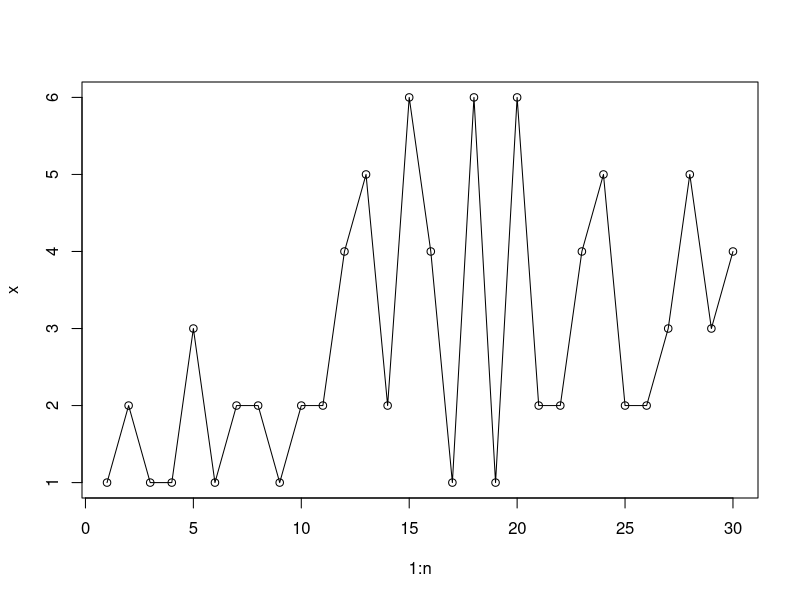
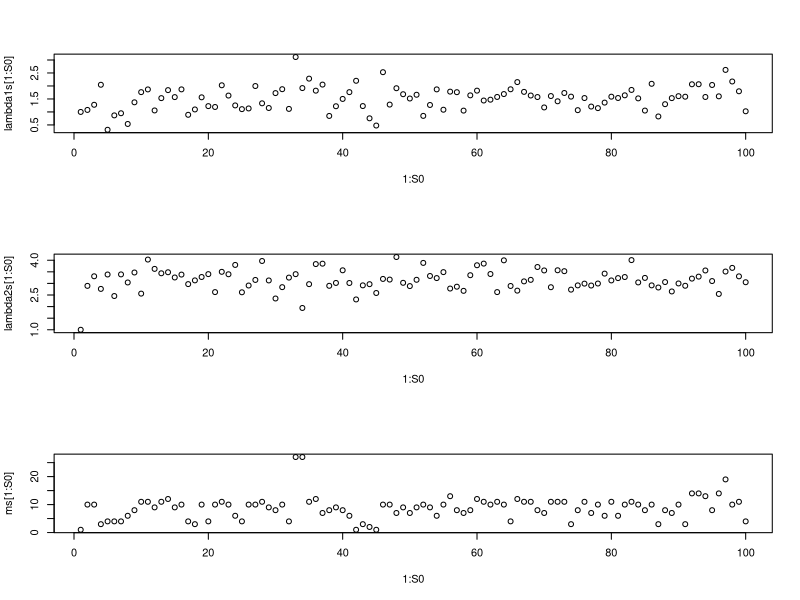
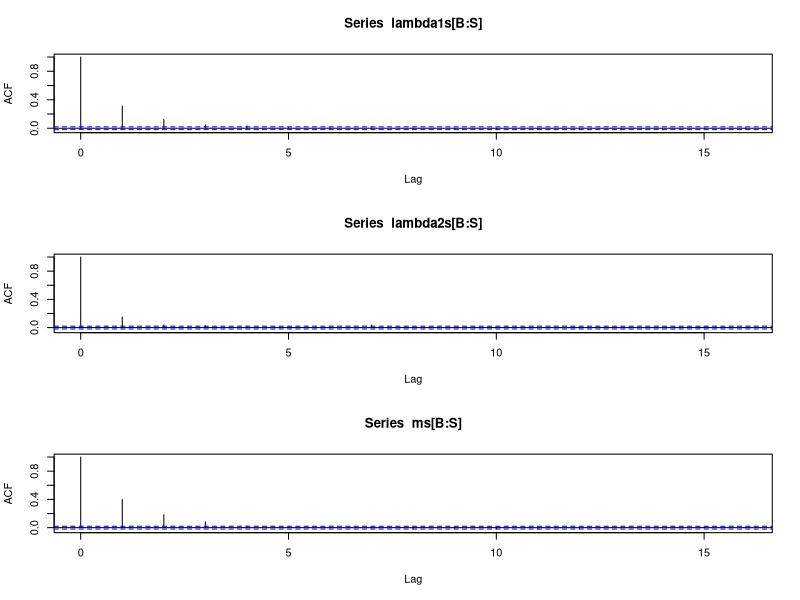
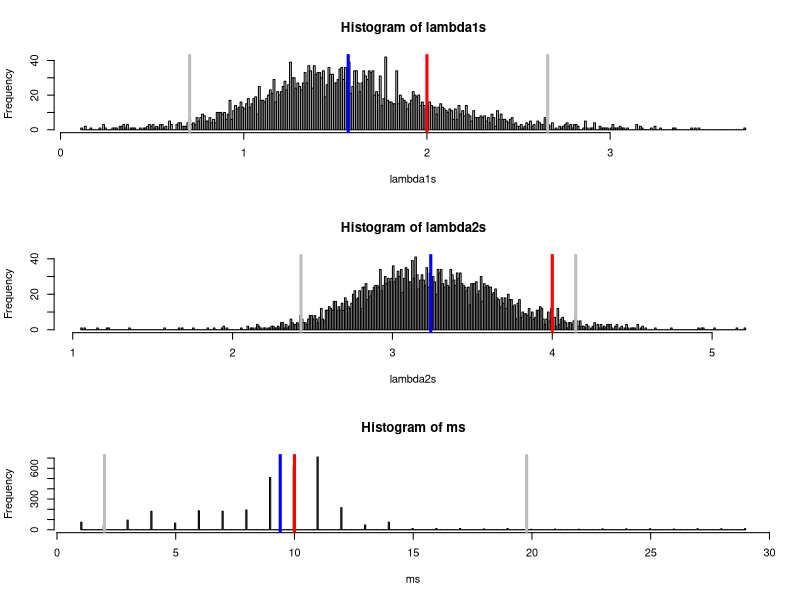

These charts were generated, in order, by the following R code:
set.seed(1900)
n = 30

true_lambda_1 = 2
true_lambda_2 = 4
true_m = 10


x = rpois(true_m, true_lambda_1)
x = c(x, rpois(n - true_m, true_lambda_2))

par(mfrow = c(1, 1))
plot(1 : n, x, type = "o")
#plot

## hyperparams
alpha = 1
beta = 1

#chains
S = 10000
lambda1s = array(NA, S)
lambda2s = array(NA, S)
ms = array(NA, S)
#start positions
lambda1s[1] = 1
lambda2s[1] = 1
ms[1] = 1

for (t in 2 : S){
	m = ms[t - 1]
	lambda1 = rgamma(1, alpha + sum(x[1 : m]), m + beta)
	lambda2 = rgamma(1, alpha + sum(x[(m + 1) : n]), n - m + beta)
	
	#now we need to calculate all the m dist
	ln_p_m = function(m){
		if (m == 0){			
			sum(x[1 : n]) * log(lambda2)
		} else if (m == n){
			(lambda2 - lambda1) * m + sum(x[1 : m]) * log(lambda1)
		} else {
			(lambda2 - lambda1) * m + sum(x[1 : m]) * log(lambda1) + sum(x[(m + 1) : n]) * log(lambda2)
		}			
	}
	ln_m_dist = array(NA, n - 1)
	for (m in 1 : (n - 1)){
		ln_m_dist[m] = ln_p_m(m)
	}
	ln_m_dist	
	ln_m_dist = ln_m_dist - max(ln_m_dist)
	m_dist = exp(ln_m_dist) / sum(exp(ln_m_dist))
	
	
	lambda1s[t] = lambda1
	lambda2s[t] = lambda2
	ms[t] = sample(1 : (n - 1), 1, prob = m_dist)
}



###assess convergence
par(mfrow = c(3, 1))
S0 = 100
plot(1 : S0, lambda1s[1 : S0])
# abline(h = mean(lambda1s[B : S0]), col = "blue")
# abline(h = true_lambda_1, col = "red")
# abline(v = B, col = "grey")

plot(1 : S0, lambda2s[1 : S0])
# abline(h = mean(lambda2s[B : S0]), col = "blue")
# abline(h = true_lambda_2, col = "red")
# abline(v = B, col = "grey")

plot(1 : S0, ms[1 : S0])
# abline(h = mean(ms[B : S0]), col = "blue")
# abline(h = sqrt(true_m), col = "red")
# abline(v = B, col = "grey")
#plot
B = 10

##assess autocorrelation

par(mfrow = c(3, 1))

acf(lambda1s[B : S], xlim = c(0, 16))
acf(lambda2s[B : S], xlim = c(0, 16))
acf(ms[B : S], xlim = c(0, 16))
T = 3
#plot

#burn and thin
lambda1s = lambda1s[B : S]
lambda1s = lambda1s[seq(1, S - B, by = T)]
lambda2s = lambda2s[B : S]
lambda2s = lambda2s[seq(1, S - B, by = T)]
ms = ms[B : S]
ms = ms[seq(1, S - B, by = T)]


#look at posteriors with post-exp at 95% CI
par(mfrow = c(3, 1))


hist(lambda1s, br = 500)
abline(v = mean(lambda1s), col = "blue", lwd = 3)
abline(v = quantile(lambda1s, 0.025), col = "grey", lwd = 3)
abline(v = quantile(lambda1s, 0.975), col = "grey", lwd = 3)
abline(v = true_lambda_1, col = "red", lwd = 3)

hist(lambda2s, br = 500)
abline(v = mean(lambda2s), col = "blue", lwd = 3)
abline(v = quantile(lambda2s, 0.025), col = "grey", lwd = 3)
abline(v = quantile(lambda2s, 0.975), col = "grey", lwd = 3)
abline(v = true_lambda_2, col = "red", lwd = 3)

hist(ms, br = 500)
abline(v = mean(ms), col = "blue", lwd = 3)
abline(v = quantile(ms, 0.025), col = "grey", lwd = 3)
abline(v = quantile(ms, 0.975), col = "grey", lwd = 3)
abline(v = true_m, col = "red", lwd = 3)
#plot
